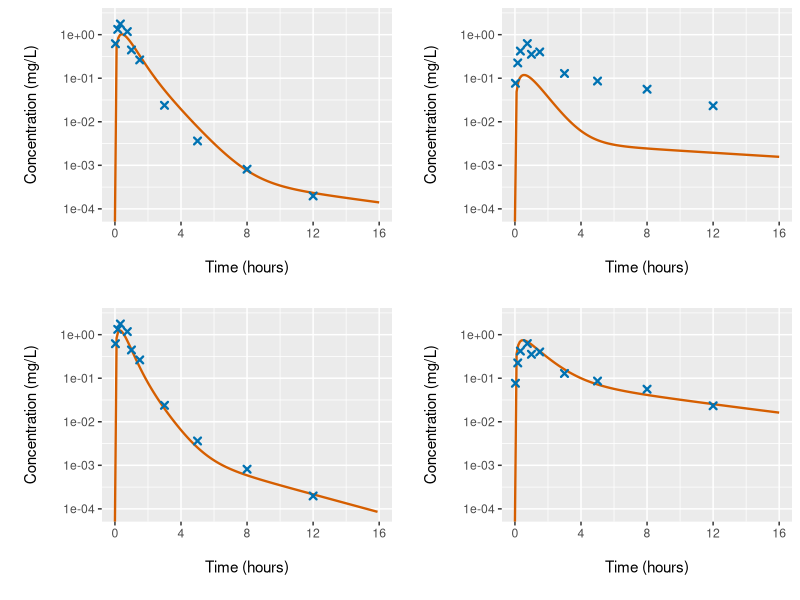

R code for this plot:
# Testing idea about mean concentrations
  rm(list = ls(all = T))
  
# First load libraries
  library(plyr)
  library(ggplot2)
  library(stringr)
  library(cowplot)
  
# Define forcing functions
  tissue1obs <- function(t) {  # based
    exp(-3.95E-3*t - 5.60) + exp(-2.09E-2*t - 0.286) +
    exp(-0.050*t + 1.85) - exp(-0.1*t)*sum(exp(c(-5.6, -0.286, 1.85)))
  }
  tissue1est1 <- function(t) {
    exp(-1.95E-3*t - 7) + exp(-1.59E-2*t - 0.186) +
    exp(-0.04*t + 2.16) - exp(-0.05*t)*sum(exp(c(-7, -0.186, 2.16)))
  }
  tissue1est2 <- function(t) {
    exp(-3.95E-3*t - 5.60) + exp(-2.09E-2*t - 0.286) +
    exp(-0.050*t + 1.85) - exp(-0.075*t)*sum(exp(c(-5.6, -0.286, 1.85)))
  }
  
  tissue2obs <- function(t) {
    exp(-3.95E-4*t - 5.60) + exp(-2.09E-3*t - 2.286) +
    exp(-0.02*t + 0.25) - exp(-0.05*t)*sum(exp(c(-5.6, -2.286, 0.25)))
  }
  tissue2est1 <- function(t) {
    exp(-8.95E-4*t - 5.60) + exp(-7.09E-2*t - 2.286) +
    exp(-0.02*t - 0.95) - exp(-0.05*t)*sum(exp(c(-5.6, -2.286, -0.95)))
  }
  tissue2est2 <- function(t) {
    exp(-3.95E-4*t - 5.60) + exp(-2.09E-3*t - 2.286) +
    exp(-0.015*t + 0.25) - exp(-0.07*t)*sum(exp(c(-5.6, -2.286, 0.25)))
  }
  
# Create data for observed data
  set.seed(1337)
  obsdata <- data.frame(TIME = c(0.03, 0.17, 0.33, 0.75, 1, 1.5, 3, 5, 8, 12))
  ERR <- (1+rnorm(n = length(obsdata$TIME), mean = 0, sd = 0.2))
  obsdata$OBS1 <- tissue1obs(obsdata$TIME*60)*ERR
  obsdata$OBS2 <- tissue2obs(obsdata$TIME*60)*ERR
  
# Create data for model predictions
  estdata <- data.frame(TIME = seq(0, 16, by = 0.1))
  estdata$EST1P1 <- tissue1est1(estdata$TIME*60)
  estdata$EST1P2 <- tissue1est2(estdata$TIME*60)
  estdata$EST2P1 <- tissue2est1(estdata$TIME*60)
  estdata$EST2P2 <- tissue2est2(estdata$TIME*60)
  
# Define colourblind-friendly palette
# Red = "#D55E00"
# Blue = "#0072B2"
# Green = "#009E73"
  
# Create plot
  fig1plot <- function(obs, est) {
    p <- NULL
    p <- ggplot()
    p <- p + geom_line(aes(x = TIME, y = get(est)), data = estdata,
      size = 0.8, colour = "#D55E00")
    p <- p + geom_point(aes(x = TIME, y = get(obs)), data = obsdata,
      shape = 4, stroke = 1.2, colour = "#0072B2")
    p <- p + scale_y_log10("\nConcentration (mg/L)\n", lim = c(8.5E-5, 2.5))
    p <- p + scale_x_continuous("\nTime (hours)\n", breaks = 0:4*4)
    p
  }
  
  p1 <- fig1plot("OBS1", "EST1P1")
  p2 <- fig1plot("OBS2", "EST2P1")
  p3 <- fig1plot("OBS1", "EST1P2")
  p4 <- fig1plot("OBS2", "EST2P2")
  
  plot_grid(p1, p2, p3, p4)